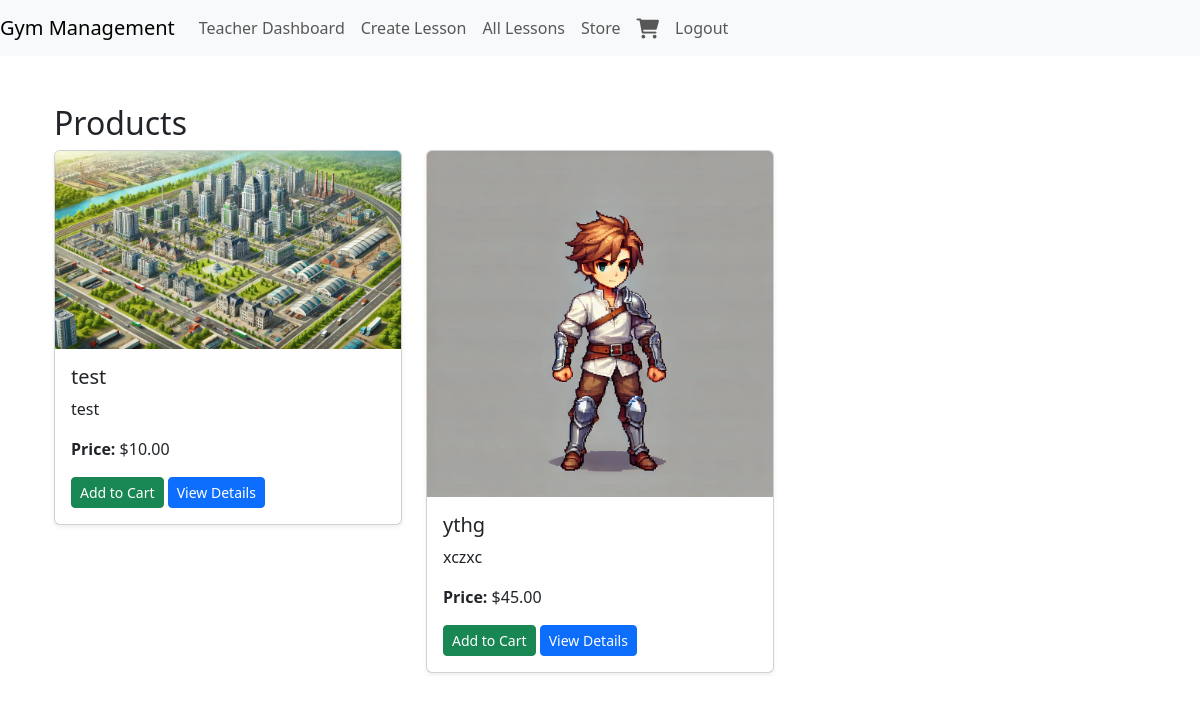
Page /products/ (signed in) on the committed database.
### sales/models.py (models this page shows, shortened)
class Product(models.Model):
    name = models.CharField(max_length=100)
    description = models.TextField()
    price = models.DecimalField(max_digits=10, decimal_places=2)
    image = models.ImageField(upload_to='products/', null=True, blank=True)  # Resim yükleme için
    stock = models.PositiveIntegerField(default=0)  # Stok adedi

### sales/views.py (the view)
# urls.py: path('products/', views.product_list, name='product_list'),
@login_required
def product_list(request):
    products = Product.objects.all()
    return render(request, 'sales/product_list.html', {'products': products})

### sales/models.py (called while the page is built)
    def get_total_items(self):
        return sum(item.quantity for item in self.items.all())

### users/models.py (called while the page is built)
    def is_teacher(self):
        return self.role == 'teacher'

### templates/sales/product_list.html (shortened to what this page needs)
{% extends "base.html" %}
{% block content %}
<div class="container mt-4">
    <h2>Products</h2>
    <div class="row">
        {% for product in products %}
            <div class="col-md-4">
                <div class="card mb-4 shadow-sm">
                    <img src="{{ product.image.url }}" class="card-img-top" alt="{{ product.name }}">
                    <div class="card-body">
                        <h5 class="card-title">{{ product.name }}</h5>
                        <p class="card-text">{{ product.description|truncatewords:10 }}</p>
                        <p class="card-text"><strong>Price:</strong> ${{ product.price }}</p>
                        <button onclick="addToCart({{ product.id }})" class="btn btn-success btn-sm">Add to Cart</button>
                        <a href="{% url 'product_detail' product.id %}" class="btn btn-primary btn-sm">View Details</a>
                    </div>
                </div>
            </div>
        {% endfor %}
    </div>
</div>
{% endblock %}

### rows in the picture
Product: image (picture), name "test", description "test", price "10.00"
Product: image (picture), name "ythg", description "xczxc", price "45.00"
